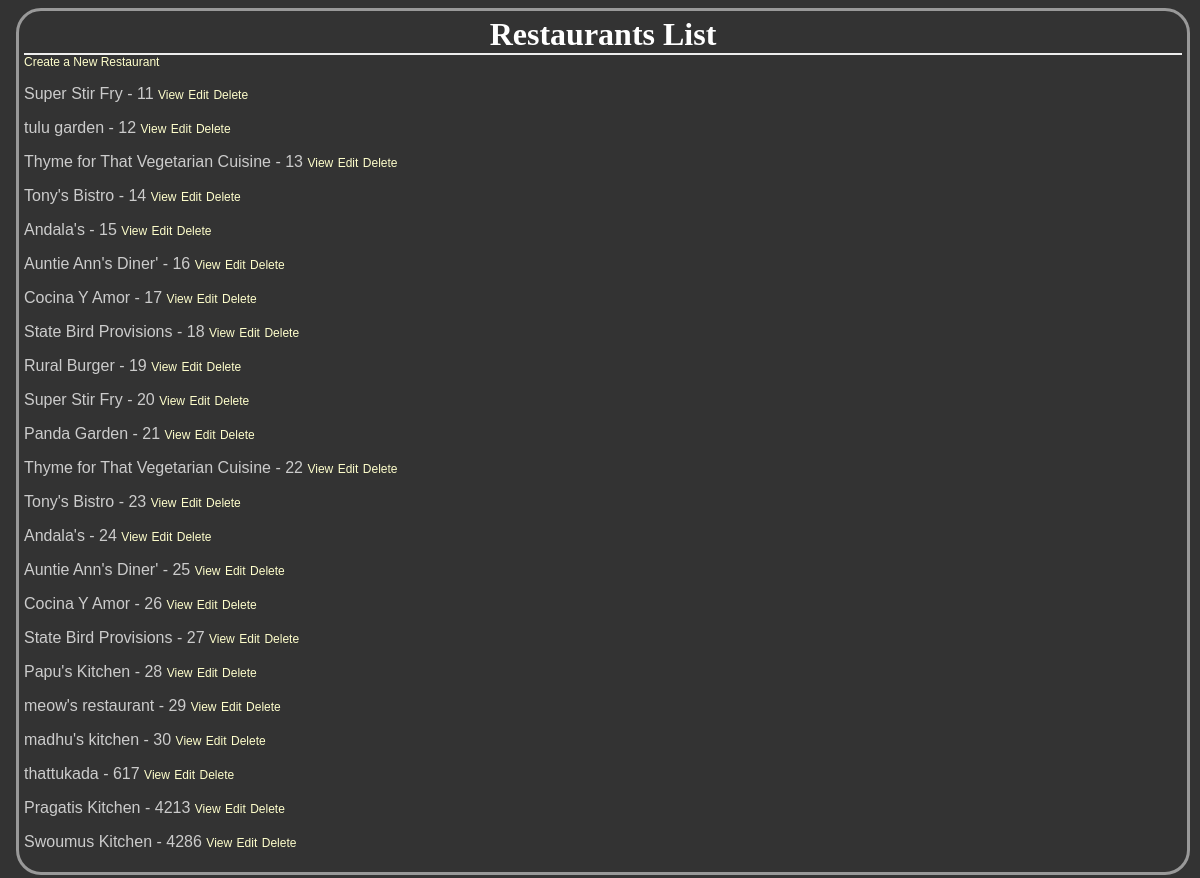
The app's page /restaurants, older data.
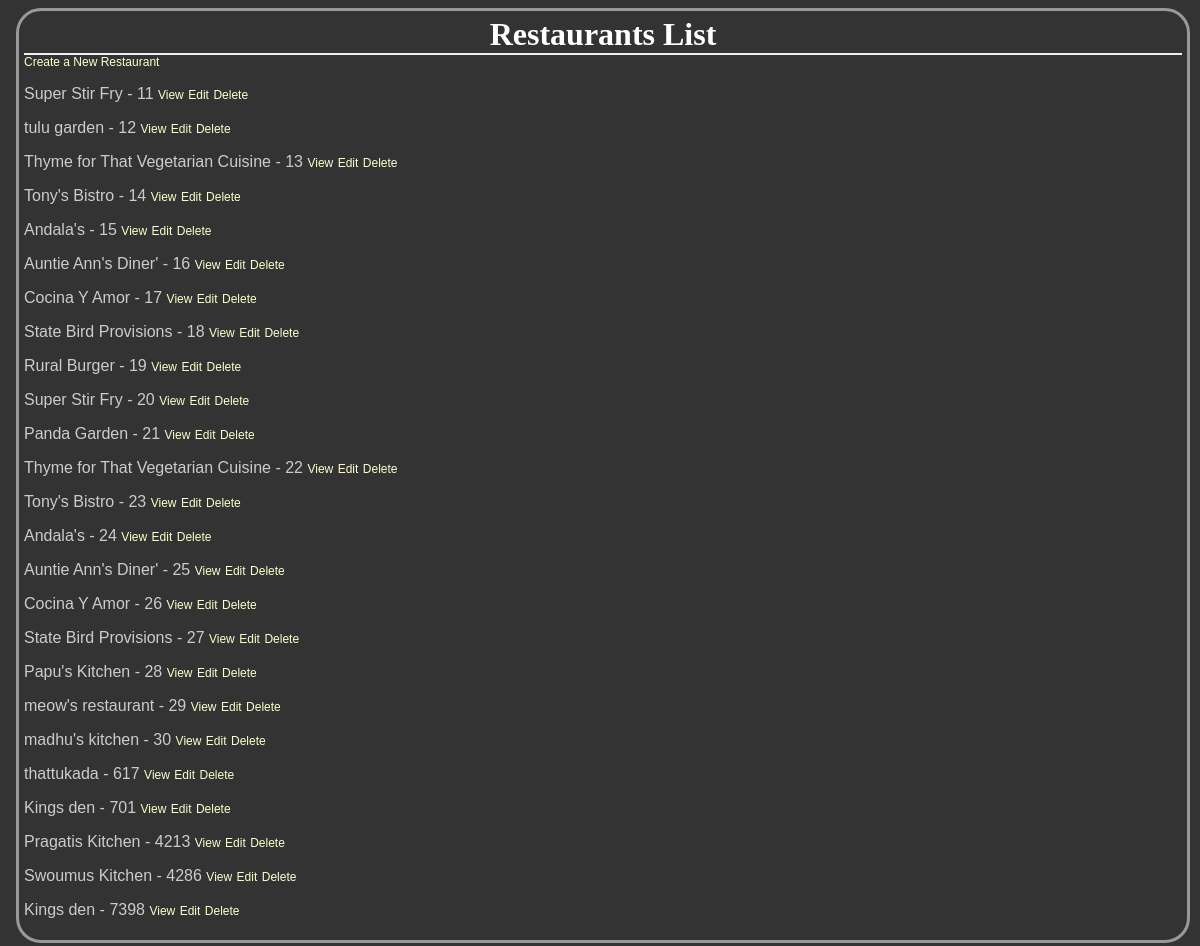
The same page, newer data.
### database_setup.py (models this page shows, shortened)
class Restaurant(Base):
    __tablename__ = 'restaurant'
    id = Column(Integer,primary_key=True)
    name = Column(String(250),nullable=False)

### FinalProject.py (the view)
@app.route('/')
@app.route('/restaurants')
def showRestaurants():
    restaurants = session.query(Restaurant) #fetches all those wacky restaurants from the db
    return render_template('restaurants.html',restaurants=restaurants)

### templates/restaurants.html (shortened to what this page needs)
<html>
<head>
<link rel=stylesheet type=text/css href="{{ url_for('static', filename='styles.css') }}">
</head>
	<body>
	<body>
	<div class = 'pane'>
		<div class = 'header'>
          		<h1>Restaurants List</h1>
		</div>
    	     <a href = "{{url_for('newRestaurant')}}">Create a New Restaurant</a>
		{% for i in restaurants %}
      		<p>{{i.name}} - {{i.id}}
                 <a href="{{url_for('showMenu',restaurant_id=i.id)}}" >View</a>
            	<a href="{{url_for('editRestaurant',restaurant_id=i.id)}}" >Edit</a>
            	<a href="{{url_for('deleteRestaurant',restaurant_id=i.id)}}" >Delete</a>
            </p>
		{% endfor %}
	</div>
	</body>
</html>

### static/styles.css (style rules this page uses)
body { font-family: sans-serif; background-color: #333333 }
h1, h2, h3, h4 { color: #ffffff; }
h1, h2 { font-family: 'georgia', serif; margin: 0; }
h1 { border-bottom: 2px solid #eee; }
p, dd, dt { color: #cccccc; }
a { text-decoration: none; color: #ffffcc; font-size: .75em; }
.pane { position: relative; left: 3px; right: 3px; border: 3px solid #73AD21; border-radius: 25px; padding: 5px; margin: 5px; border-color: #999999; background-color: #333333 }
.header { left: 50%; text-align: center; }

Row changes from the older to the newer data that the page shows:
added Restaurant: name "Kings den", id "701"
added Restaurant: name "Kings den", id "7398"
